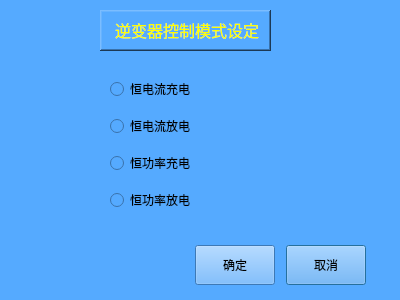
<?xml version="1.0" encoding="UTF-8"?>
<ui version="4.0">
 <class>Inverter_ControlMode</class>
 <widget class="QDialog" name="Inverter_ControlMode">
  <property name="geometry">
   <rect>
    <x>0</x>
    <y>0</y>
    <width>400</width>
    <height>300</height>
   </rect>
  </property>
  <property name="windowTitle">
   <string>Dialog</string>
  </property>
  <property name="styleSheet">
   <string notr="true">background-color: rgb(85, 170, 255);</string>
  </property>
  <widget class="QLabel" name="label">
   <property name="geometry">
    <rect>
     <x>100</x>
     <y>10</y>
     <width>171</width>
     <height>41</height>
    </rect>
   </property>
   <property name="styleSheet">
    <string notr="true">background-color: rgb(255, 170, 127);
background-color: rgb(170, 170, 255);
background-color: rgb(85, 170, 255);
</string>
   </property>
   <property name="frameShape">
    <enum>QFrame::WinPanel</enum>
   </property>
   <property name="frameShadow">
    <enum>QFrame::Raised</enum>
   </property>
   <property name="text">
    <string>&lt;html&gt;&lt;head/&gt;&lt;body&gt;&lt;p align=&quot;center&quot;&gt;&lt;span style=&quot; font-size:12pt; color:#ffff00;&quot;&gt;逆变器控制模式设定&lt;/span&gt;&lt;/p&gt;&lt;/body&gt;&lt;/html&gt;</string>
   </property>
  </widget>
  <widget class="QWidget" name="layoutWidget_2">
   <property name="geometry">
    <rect>
     <x>110</x>
     <y>70</y>
     <width>145</width>
     <height>151</height>
    </rect>
   </property>
   <layout class="QVBoxLayout" name="verticalLayout">
    <item>
     <widget class="QRadioButton" name="Constant_Current_Charging_Btn">
      <property name="styleSheet">
       <string notr="true">font: 16pt &quot;楷体&quot;;</string>
      </property>
      <property name="text">
       <string>恒电流充电</string>
      </property>
     </widget>
    </item>
    <item>
     <widget class="QRadioButton" name="Constant_Current_Discharge_Btn">
      <property name="styleSheet">
       <string notr="true">font: 16pt &quot;楷体&quot;;</string>
      </property>
      <property name="text">
       <string>恒电流放电</string>
      </property>
     </widget>
    </item>
    <item>
     <widget class="QRadioButton" name="Constant_Power_Charging_Btn">
      <property name="styleSheet">
       <string notr="true">font: 16pt &quot;楷体&quot;;</string>
      </property>
      <property name="text">
       <string>恒功率充电</string>
      </property>
     </widget>
    </item>
    <item>
     <widget class="QRadioButton" name="Constant_Power_Discharge_Btn">
      <property name="styleSheet">
       <string notr="true">font: 16pt &quot;楷体&quot;;</string>
      </property>
      <property name="text">
       <string>恒功率放电</string>
      </property>
     </widget>
    </item>
   </layout>
  </widget>
  <widget class="QWidget" name="">
   <property name="geometry">
    <rect>
     <x>190</x>
     <y>240</y>
     <width>181</width>
     <height>51</height>
    </rect>
   </property>
   <layout class="QHBoxLayout" name="horizontalLayout">
    <item>
     <widget class="QPushButton" name="Inverter_ControlMode_OkBtn">
      <property name="sizePolicy">
       <sizepolicy hsizetype="Minimum" vsizetype="Minimum">
        <horstretch>0</horstretch>
        <verstretch>0</verstretch>
       </sizepolicy>
      </property>
      <property name="maximumSize">
       <size>
        <width>80</width>
        <height>40</height>
       </size>
      </property>
      <property name="styleSheet">
       <string notr="true">font: 16pt &quot;楷体&quot;;</string>
      </property>
      <property name="text">
       <string>确定</string>
      </property>
      <property name="default">
       <bool>true</bool>
      </property>
     </widget>
    </item>
    <item>
     <widget class="QPushButton" name="Inverter_ControlMode_QuitBtn">
      <property name="sizePolicy">
       <sizepolicy hsizetype="Minimum" vsizetype="Minimum">
        <horstretch>0</horstretch>
        <verstretch>0</verstretch>
       </sizepolicy>
      </property>
      <property name="maximumSize">
       <size>
        <width>80</width>
        <height>40</height>
       </size>
      </property>
      <property name="styleSheet">
       <string notr="true">font: 16pt &quot;楷体&quot;;</string>
      </property>
      <property name="text">
       <string>取消</string>
      </property>
      <property name="default">
       <bool>true</bool>
      </property>
     </widget>
    </item>
   </layout>
  </widget>
 </widget>
 <resources/>
 <connections/>
</ui>
